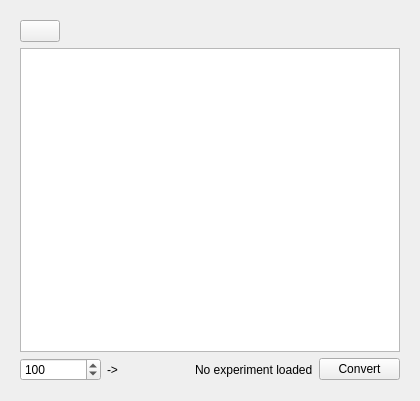
<?xml version="1.0" encoding="UTF-8"?>
<ui version="4.0">
 <class>ConversionCtrl</class>
 <widget class="QWidget" name="ConversionCtrl">
  <property name="geometry">
   <rect>
    <x>0</x>
    <y>0</y>
    <width>420</width>
    <height>401</height>
   </rect>
  </property>
  <property name="windowTitle">
   <string>Form</string>
  </property>
  <layout class="QVBoxLayout" name="verticalLayout">
   <item>
    <widget class="QScrollArea" name="scrollArea">
     <property name="frameShape">
      <enum>QFrame::NoFrame</enum>
     </property>
     <property name="frameShadow">
      <enum>QFrame::Sunken</enum>
     </property>
     <property name="widgetResizable">
      <bool>true</bool>
     </property>
     <widget class="QWidget" name="scrollAreaWidgetContents_2">
      <property name="geometry">
       <rect>
        <x>0</x>
        <y>0</y>
        <width>396</width>
        <height>377</height>
       </rect>
      </property>
      <layout class="QVBoxLayout" name="verticalLayout_3">
       <property name="margin">
        <number>0</number>
       </property>
       <item>
        <widget class="QStackedWidget" name="stackedWidget">
         <property name="currentIndex">
          <number>1</number>
         </property>
         <widget class="QWidget" name="page">
          <layout class="QVBoxLayout" name="verticalLayout_4">
           <item>
            <widget class="QLabel" name="label">
             <property name="text">
              <string>Progression</string>
             </property>
            </widget>
           </item>
           <item>
            <widget class="QTextEdit" name="txtOut"/>
           </item>
           <item>
            <layout class="QHBoxLayout" name="horizontalLayout_2">
             <item>
              <spacer name="horizontalSpacer_2">
               <property name="orientation">
                <enum>Qt::Horizontal</enum>
               </property>
               <property name="sizeHint" stdset="0">
                <size>
                 <width>40</width>
                 <height>20</height>
                </size>
               </property>
              </spacer>
             </item>
             <item>
              <widget class="QPushButton" name="btnStop">
               <property name="text">
                <string>Stop</string>
               </property>
              </widget>
             </item>
            </layout>
           </item>
          </layout>
         </widget>
         <widget class="QWidget" name="page_2">
          <layout class="QVBoxLayout" name="verticalLayout_2">
           <item>
            <layout class="QHBoxLayout" name="horizontalLayout_3">
             <item>
              <widget class="QPushButton" name="btnRefresh">
               <property name="text">
                <string/>
               </property>
               <property name="icon">
                <iconset resource="../../../ressources/ressources.qrc">
                 <normaloff>:/img/icons/refresh</normaloff>:/img/icons/refresh</iconset>
               </property>
              </widget>
             </item>
             <item>
              <spacer name="horizontalSpacer">
               <property name="orientation">
                <enum>Qt::Horizontal</enum>
               </property>
               <property name="sizeHint" stdset="0">
                <size>
                 <width>40</width>
                 <height>20</height>
                </size>
               </property>
              </spacer>
             </item>
            </layout>
           </item>
           <item>
            <widget class="QTreeWidget" name="twExperiments">
             <property name="sizePolicy">
              <sizepolicy hsizetype="Expanding" vsizetype="Expanding">
               <horstretch>0</horstretch>
               <verstretch>0</verstretch>
              </sizepolicy>
             </property>
             <property name="sortingEnabled">
              <bool>true</bool>
             </property>
             <property name="wordWrap">
              <bool>false</bool>
             </property>
             <attribute name="headerVisible">
              <bool>false</bool>
             </attribute>
             <attribute name="headerDefaultSectionSize">
              <number>60</number>
             </attribute>
             <attribute name="headerHighlightSections">
              <bool>false</bool>
             </attribute>
             <attribute name="headerShowSortIndicator" stdset="0">
              <bool>true</bool>
             </attribute>
             <column>
              <property name="text">
               <string>Id</string>
              </property>
             </column>
             <column>
              <property name="text">
               <string>Online</string>
              </property>
             </column>
             <column>
              <property name="text">
               <string>Authors</string>
              </property>
             </column>
             <column>
              <property name="text">
               <string>Date of creation</string>
              </property>
             </column>
            </widget>
           </item>
           <item>
            <layout class="QHBoxLayout" name="horizontalLayout">
             <item>
              <widget class="QSpinBox" name="spbNb">
               <property name="minimum">
                <number>1</number>
               </property>
               <property name="maximum">
                <number>10000</number>
               </property>
               <property name="value">
                <number>100</number>
               </property>
              </widget>
             </item>
             <item>
              <widget class="QLabel" name="label_2">
               <property name="text">
                <string>-&gt;</string>
               </property>
              </widget>
             </item>
             <item>
              <widget class="QLabel" name="lblExp">
               <property name="text">
                <string>No experiment loaded</string>
               </property>
              </widget>
             </item>
             <item>
              <widget class="QPushButton" name="btnConvert">
               <property name="text">
                <string>Convert</string>
               </property>
              </widget>
             </item>
            </layout>
           </item>
          </layout>
         </widget>
        </widget>
       </item>
      </layout>
     </widget>
    </widget>
   </item>
  </layout>
 </widget>
 <resources>
  <include location="../../../ressources/ressources.qrc"/>
 </resources>
 <connections/>
</ui>
